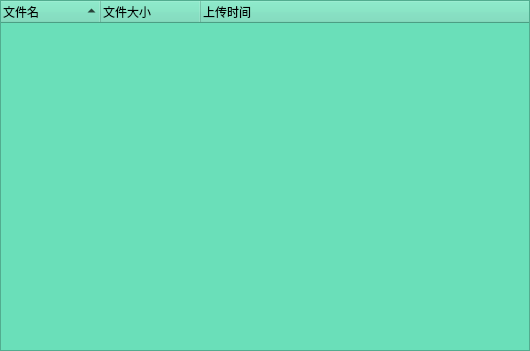
<?xml version="1.0" encoding="UTF-8"?>
<ui version="4.0">
 <class>FileWindowTreeWidget</class>
 <widget class="QWidget" name="FileWindowTreeWidget">
  <property name="geometry">
   <rect>
    <x>0</x>
    <y>0</y>
    <width>530</width>
    <height>351</height>
   </rect>
  </property>
  <property name="windowTitle">
   <string>Form</string>
  </property>
  <layout class="QGridLayout" name="gridLayout">
   <property name="leftMargin">
    <number>0</number>
   </property>
   <property name="topMargin">
    <number>0</number>
   </property>
   <property name="rightMargin">
    <number>0</number>
   </property>
   <property name="bottomMargin">
    <number>0</number>
   </property>
   <property name="horizontalSpacing">
    <number>0</number>
   </property>
   <item row="0" column="0">
    <widget class="QTreeWidget" name="treeWidget">
     <property name="styleSheet">
      <string notr="true">color: black;
background-color: #6ADFB9</string>
     </property>
     <property name="dragEnabled">
      <bool>false</bool>
     </property>
     <property name="selectionMode">
      <enum>QAbstractItemView::ContiguousSelection</enum>
     </property>
     <property name="selectionBehavior">
      <enum>QAbstractItemView::SelectRows</enum>
     </property>
     <property name="sortingEnabled">
      <bool>true</bool>
     </property>
     <column>
      <property name="text">
       <string>文件名</string>
      </property>
     </column>
     <column>
      <property name="text">
       <string>文件大小</string>
      </property>
     </column>
     <column>
      <property name="text">
       <string>上传时间</string>
      </property>
     </column>
    </widget>
   </item>
  </layout>
 </widget>
 <resources/>
 <connections/>
</ui>
